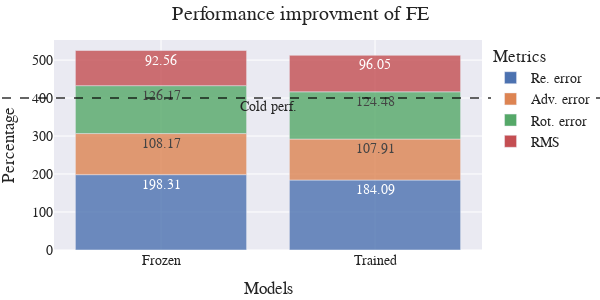

This figure's notebook cell:
### Code cell
file_name = "FE_F_T"
keys = list(comp_df.keys())
x = [k for k in keys for i in range(4)]
y = []
for k in keys:
    y += [comp_df[k][metric][0][0] for metric in METRICS]
df_formatted = dict(Models=x, Percentage=y, Metrics=METRICS_RENAME*len(keys))
fig = plot_bar(results=df_formatted, title="Performance improvment of FE", 
        width=600, add_hline=True, annotation_text="Cold perf.", annotation_position="bottom")
save_plot(fig, "img/trans/"+file_name+".svg")
fig.show()

### Figure 1 — Plotly figure (JSON) as saved in the notebook; plotly's stock layout.template omitted (floating-point values rounded to 4 significant figures)
{"data": [{"alignmentgroup": "True", "hovertemplate": "Metrics=Re. error<br>Models=%{x}<br>Percentage=%{text}<extra></extra>", "legendgroup": "Re. error", "marker": {"color": "rgb(76,114,176)", "opacity": 0.8, "pattern": {"shape": ""}}, "name": "Re. error", "offsetgroup": "Re. error", "orientation": "v", "showlegend": true, "text": [198.3, 184.1], "textposition": "auto", "type": "bar", "x": ["Frozen", "Trained"], "xaxis": "x", "y": [198.3, 184.1], "yaxis": "y"}, {"alignmentgroup": "True", "hovertemplate": "Metrics=Adv. error<br>Models=%{x}<br>Percentage=%{text}<extra></extra>", "legendgroup": "Adv. error", "marker": {"color": "rgb(221,132,82)", "opacity": 0.8, "pattern": {"shape": ""}}, "name": "Adv. error", "offsetgroup": "Adv. error", "orientation": "v", "showlegend": true, "text": [108.2, 107.9], "textposition": "auto", "type": "bar", "x": ["Frozen", "Trained"], "xaxis": "x", "y": [108.2, 107.9], "yaxis": "y"}, {"alignmentgroup": "True", "hovertemplate": "Metrics=Rot. error<br>Models=%{x}<br>Percentage=%{text}<extra></extra>", "legendgroup": "Rot. error", "marker": {"color": "rgb(85,168,104)", "opacity": 0.8, "pattern": {"shape": ""}}, "name": "Rot. error", "offsetgroup": "Rot. error", "orientation": "v", "showlegend": true, "text": [126.2, 124.5], "textposition": "auto", "type": "bar", "x": ["Frozen", "Trained"], "xaxis": "x", "y": [126.2, 124.5], "yaxis": "y"}, {"alignmentgroup": "True", "hovertemplate": "Metrics=RMS<br>Models=%{x}<br>Percentage=%{text}<extra></extra>", "legendgroup": "RMS", "marker": {"color": "rgb(196,78,82)", "opacity": 0.8, "pattern": {"shape": ""}}, "name": "RMS", "offsetgroup": "RMS", "orientation": "v", "showlegend": true, "text": [92.56, 96.05], "textposition": "auto", "type": "bar", "x": ["Frozen", "Trained"], "xaxis": "x", "y": [92.56, 96.05], "yaxis": "y"}], "layout": {"annotations": [{"showarrow": false, "text": "Cold perf.", "x": 0.5, "xanchor": "center", "xref": "x domain", "y": 400, "yanchor": "top", "yref": "y"}], "barmode": "relative", "font": {"family": "Serif", "size": 14}, "height": 300, "legend": {"title": {"text": "Metrics"}, "tracegroupgap": 0}, "margin": {"b": 5, "l": 5, "r": 5, "t": 40}, "shapes": [{"line": {"color": "black", "dash": "dash", "width": 2}, "opacity": 0.6, "type": "line", "x0": -0.5, "x1": 1.5, "xref": "x domain", "y0": 400, "y1": 400, "yref": "y"}], "title": {"text": "Performance improvment of FE"}, "width": 600, "xaxis": {"anchor": "y", "domain": [0, 1], "title": {"text": "Models"}}, "yaxis": {"anchor": "x", "domain": [0, 1], "title": {"text": "Percentage"}}}}
